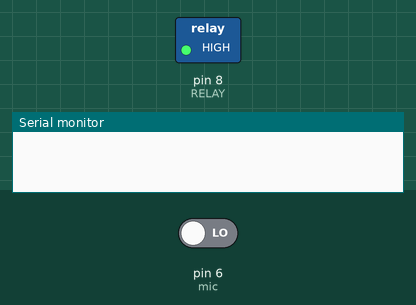
The sketch below on a simulated Arduino Uno, built with avr-gcc and run on an emulated ATmega328P. Shown: switched loads named in the sketch (green lamp = pin HIGH), the last lines printed to the serial monitor. Inputs (shaded band) come from the test bench; at power-on: pin 6 (mic) LOW.

Above: at 3.2 s.
3.3 s: pin 6 (mic) driven HIGH
At 3.8 s:
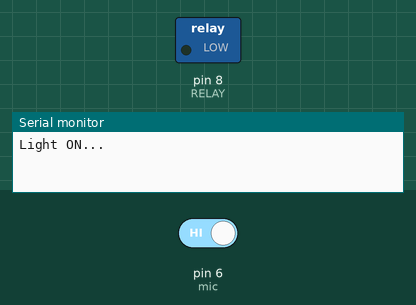
4.8 s: pin 6 (mic) driven LOW
At 7.6 s:
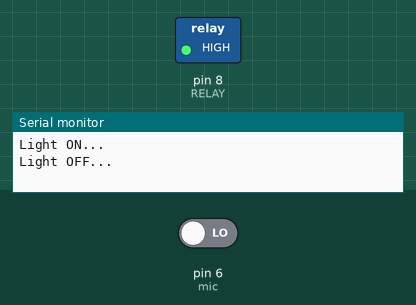
Timing chart, 0 to 9.1 s (numbered marks = the images above; inputs shaded):
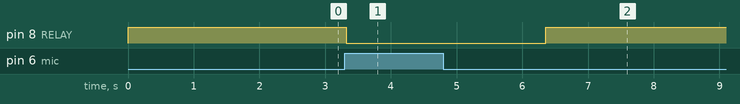

Measured:
- after the input at 3.3 s, pin 8 (RELAY): HIGH → LOW at once
- after the input at 4.8 s, pin 8 (RELAY): LOW → HIGH after 1.6 s

The sketch:

sound.ino
```cpp
#define RELAY  8

int soundSleep = 3000;
int relayStatus = 0;
int mic = 6;

void setup() {
   Serial.begin (9600);
   pinMode(mic, INPUT);
   pinMode(RELAY, OUTPUT);
   digitalWrite(RELAY, 1);
   delay(2000);
}

void soundON() {
   if( relayStatus == 0 ) {
     relayStatus = 1;

     digitalWrite(RELAY, 0);
     Serial.println("Light ON...");
   }
}

void soundOFF() {
    if( relayStatus == 1 ) {
      relayStatus = 0;

      digitalWrite(RELAY, 1);
      Serial.println("Light OFF...");
   }
}

void loop() {
 int val = digitalRead(mic);
 if(val == 1) {
   soundON();
   delay(soundSleep);
 }else{
   soundOFF();
 }
 delay(40);
}
```
